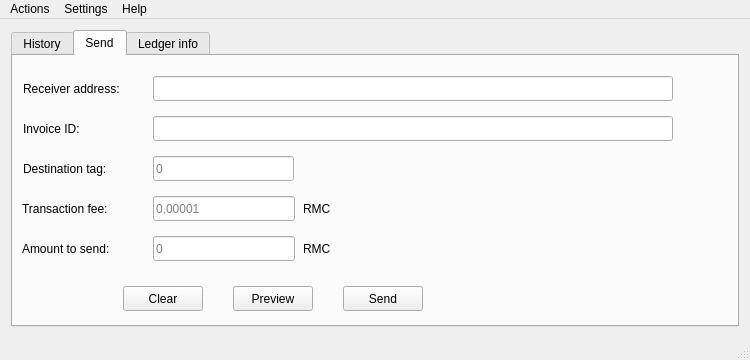
<?xml version="1.0" encoding="UTF-8"?>
<ui version="4.0">
 <class>WalletMain</class>
 <widget class="QMainWindow" name="WalletMain">
  <property name="geometry">
   <rect>
    <x>0</x>
    <y>0</y>
    <width>750</width>
    <height>360</height>
   </rect>
  </property>
  <property name="sizePolicy">
   <sizepolicy hsizetype="Preferred" vsizetype="Preferred">
    <horstretch>0</horstretch>
    <verstretch>0</verstretch>
   </sizepolicy>
  </property>
  <property name="minimumSize">
   <size>
    <width>750</width>
    <height>360</height>
   </size>
  </property>
  <property name="windowTitle">
   <string>RPC Wallet</string>
  </property>
  <widget class="QWidget" name="centralWidget">
   <layout class="QVBoxLayout" name="verticalLayout">
    <item>
     <widget class="QTabWidget" name="tabWidget">
      <property name="currentIndex">
       <number>1</number>
      </property>
      <widget class="QWidget" name="historyTab">
       <property name="toolTip">
        <string>Transaction history</string>
       </property>
       <property name="whatsThis">
        <string>&lt;html&gt;&lt;head/&gt;&lt;body&gt;&lt;p&gt;Transaction history tab&lt;/p&gt;&lt;/body&gt;&lt;/html&gt;</string>
       </property>
       <attribute name="title">
        <string>History</string>
       </attribute>
       <layout class="QGridLayout" name="gridLayout">
        <item row="0" column="0">
         <widget class="TxTable" name="txView">
          <property name="maximumSize">
           <size>
            <width>1000000</width>
            <height>1000000</height>
           </size>
          </property>
          <property name="editTriggers">
           <set>QAbstractItemView::NoEditTriggers</set>
          </property>
          <property name="showGrid">
           <bool>false</bool>
          </property>
          <column>
           <property name="text">
            <string comment="Transaction timestamp">Date</string>
           </property>
           <property name="toolTip">
            <string>Transaction timestamp</string>
           </property>
           <property name="whatsThis">
            <string>Transaction timestamp</string>
           </property>
          </column>
          <column>
           <property name="text">
            <string>Type</string>
           </property>
           <property name="toolTip">
            <string>Transaction type</string>
           </property>
           <property name="whatsThis">
            <string>Transaction type</string>
           </property>
          </column>
          <column>
           <property name="text">
            <string>Transaction ID</string>
           </property>
           <property name="toolTip">
            <string>Transaction hash</string>
           </property>
           <property name="whatsThis">
            <string>Transaction hash</string>
           </property>
          </column>
          <column>
           <property name="text">
            <string>Amount</string>
           </property>
           <property name="toolTip">
            <string>Amount of RMC transaction</string>
           </property>
           <property name="whatsThis">
            <string>Amount of RMC transaction</string>
           </property>
          </column>
          <column>
           <property name="text">
            <string>Tx JSON</string>
           </property>
          </column>
         </widget>
        </item>
       </layout>
      </widget>
      <widget class="QWidget" name="sendTab">
       <property name="toolTip">
        <string>&lt;html&gt;&lt;head/&gt;&lt;body&gt;&lt;p&gt;New transaction form&lt;/p&gt;&lt;/body&gt;&lt;/html&gt;</string>
       </property>
       <attribute name="title">
        <string>Send</string>
       </attribute>
       <widget class="QPushButton" name="sendButton">
        <property name="geometry">
         <rect>
          <x>330</x>
          <y>230</y>
          <width>80</width>
          <height>25</height>
         </rect>
        </property>
        <property name="maximumSize">
         <size>
          <width>100</width>
          <height>16777215</height>
         </size>
        </property>
        <property name="toolTip">
         <string>&lt;html&gt;&lt;head/&gt;&lt;body&gt;&lt;p&gt;Generate and sign transaction then ask for confirmation before making the broadcast to network.&lt;/p&gt;&lt;/body&gt;&lt;/html&gt;</string>
        </property>
        <property name="text">
         <string>Send</string>
        </property>
       </widget>
       <widget class="QLabel" name="receiverLabel">
        <property name="geometry">
         <rect>
          <x>10</x>
          <y>20</y>
          <width>120</width>
          <height>25</height>
         </rect>
        </property>
        <property name="minimumSize">
         <size>
          <width>112</width>
          <height>25</height>
         </size>
        </property>
        <property name="text">
         <string>Receiver address:</string>
        </property>
       </widget>
       <widget class="QLineEdit" name="receiverAddressEdit">
        <property name="geometry">
         <rect>
          <x>140</x>
          <y>20</y>
          <width>520</width>
          <height>25</height>
         </rect>
        </property>
        <property name="minimumSize">
         <size>
          <width>520</width>
          <height>25</height>
         </size>
        </property>
        <property name="toolTip">
         <string>&lt;html&gt;&lt;head/&gt;&lt;body&gt;&lt;p&gt;Receiver address&lt;/p&gt;&lt;/body&gt;&lt;/html&gt;</string>
        </property>
       </widget>
       <widget class="QLabel" name="amountLabel">
        <property name="geometry">
         <rect>
          <x>9</x>
          <y>180</y>
          <width>113</width>
          <height>25</height>
         </rect>
        </property>
        <property name="minimumSize">
         <size>
          <width>112</width>
          <height>25</height>
         </size>
        </property>
        <property name="text">
         <string>Amount to send:</string>
        </property>
       </widget>
       <widget class="QLineEdit" name="amountToSend">
        <property name="geometry">
         <rect>
          <x>140</x>
          <y>180</y>
          <width>142</width>
          <height>25</height>
         </rect>
        </property>
        <property name="minimumSize">
         <size>
          <width>141</width>
          <height>25</height>
         </size>
        </property>
        <property name="maximumSize">
         <size>
          <width>160</width>
          <height>16777215</height>
         </size>
        </property>
        <property name="toolTip">
         <string>&lt;html&gt;&lt;head/&gt;&lt;body&gt;&lt;p&gt;Amount of RMCs to send.&lt;/p&gt;&lt;/body&gt;&lt;/html&gt;</string>
        </property>
        <property name="placeholderText">
         <string>0</string>
        </property>
       </widget>
       <widget class="QLabel" name="rmcLabel">
        <property name="geometry">
         <rect>
          <x>290</x>
          <y>180</y>
          <width>32</width>
          <height>25</height>
         </rect>
        </property>
        <property name="minimumSize">
         <size>
          <width>0</width>
          <height>25</height>
         </size>
        </property>
        <property name="text">
         <string>RMC</string>
        </property>
       </widget>
       <widget class="QPushButton" name="clearButton">
        <property name="geometry">
         <rect>
          <x>110</x>
          <y>230</y>
          <width>80</width>
          <height>25</height>
         </rect>
        </property>
        <property name="maximumSize">
         <size>
          <width>100</width>
          <height>16777215</height>
         </size>
        </property>
        <property name="toolTip">
         <string>&lt;html&gt;&lt;head/&gt;&lt;body&gt;&lt;p&gt;Reset form fields&lt;/p&gt;&lt;/body&gt;&lt;/html&gt;</string>
        </property>
        <property name="text">
         <string>Clear</string>
        </property>
       </widget>
       <widget class="QPushButton" name="previewButton">
        <property name="geometry">
         <rect>
          <x>220</x>
          <y>230</y>
          <width>80</width>
          <height>25</height>
         </rect>
        </property>
        <property name="maximumSize">
         <size>
          <width>100</width>
          <height>16777215</height>
         </size>
        </property>
        <property name="toolTip">
         <string>&lt;html&gt;&lt;head/&gt;&lt;body&gt;&lt;p&gt;Generate and sign transaction as usual. After this will be done, JSON representation will be displayed and you will see a request for confirmation whether this is what you wanted to do.&lt;/p&gt;&lt;/body&gt;&lt;/html&gt;</string>
        </property>
        <property name="text">
         <string>Preview</string>
        </property>
       </widget>
       <widget class="QLabel" name="destinationTagLabel">
        <property name="geometry">
         <rect>
          <x>10</x>
          <y>100</y>
          <width>112</width>
          <height>25</height>
         </rect>
        </property>
        <property name="minimumSize">
         <size>
          <width>112</width>
          <height>25</height>
         </size>
        </property>
        <property name="text">
         <string>Destination tag:</string>
        </property>
       </widget>
       <widget class="QLineEdit" name="destinationTag">
        <property name="geometry">
         <rect>
          <x>140</x>
          <y>100</y>
          <width>141</width>
          <height>25</height>
         </rect>
        </property>
        <property name="minimumSize">
         <size>
          <width>141</width>
          <height>25</height>
         </size>
        </property>
        <property name="toolTip">
         <string>&lt;html&gt;&lt;head/&gt;&lt;body&gt;&lt;p&gt;Arbitrary 8-byte long integer value to identify this payment. Leave empty if you don't need this.&lt;/p&gt;&lt;/body&gt;&lt;/html&gt;</string>
        </property>
        <property name="text">
         <string/>
        </property>
        <property name="placeholderText">
         <string>0</string>
        </property>
       </widget>
       <widget class="QLabel" name="sendTransactionFeeLabel">
        <property name="geometry">
         <rect>
          <x>9</x>
          <y>140</y>
          <width>112</width>
          <height>25</height>
         </rect>
        </property>
        <property name="minimumSize">
         <size>
          <width>112</width>
          <height>25</height>
         </size>
        </property>
        <property name="text">
         <string>Transaction fee:</string>
        </property>
       </widget>
       <widget class="QLineEdit" name="sendTransactionFeeValue">
        <property name="geometry">
         <rect>
          <x>140</x>
          <y>140</y>
          <width>142</width>
          <height>25</height>
         </rect>
        </property>
        <property name="minimumSize">
         <size>
          <width>141</width>
          <height>25</height>
         </size>
        </property>
        <property name="toolTip">
         <string>&lt;html&gt;&lt;head/&gt;&lt;body&gt;&lt;p&gt;Transaction cost, leave empty to use default network settings&lt;/p&gt;&lt;/body&gt;&lt;/html&gt;</string>
        </property>
        <property name="placeholderText">
         <string>0,00001</string>
        </property>
       </widget>
       <widget class="QLabel" name="rmcLabel_2">
        <property name="geometry">
         <rect>
          <x>290</x>
          <y>140</y>
          <width>32</width>
          <height>25</height>
         </rect>
        </property>
        <property name="minimumSize">
         <size>
          <width>0</width>
          <height>25</height>
         </size>
        </property>
        <property name="text">
         <string>RMC</string>
        </property>
       </widget>
       <widget class="QLabel" name="invoiceIDlabel">
        <property name="geometry">
         <rect>
          <x>10</x>
          <y>60</y>
          <width>112</width>
          <height>25</height>
         </rect>
        </property>
        <property name="minimumSize">
         <size>
          <width>112</width>
          <height>25</height>
         </size>
        </property>
        <property name="text">
         <string>Invoice ID:</string>
        </property>
       </widget>
       <widget class="QLineEdit" name="invoiceIdEdit">
        <property name="geometry">
         <rect>
          <x>140</x>
          <y>60</y>
          <width>520</width>
          <height>25</height>
         </rect>
        </property>
        <property name="minimumSize">
         <size>
          <width>520</width>
          <height>25</height>
         </size>
        </property>
        <property name="toolTip">
         <string>&lt;html&gt;&lt;head/&gt;&lt;body&gt;&lt;p&gt;Arbitrary 32-byte hex value to identify this payment. Leave empty if you don't need this.&lt;/p&gt;&lt;/body&gt;&lt;/html&gt;</string>
        </property>
       </widget>
      </widget>
      <widget class="QWidget" name="ledgerInfoTab">
       <attribute name="title">
        <string>Ledger info</string>
       </attribute>
       <layout class="QGridLayout" name="gridLayout_2">
        <item row="6" column="0">
         <widget class="QLabel" name="baseReserveLabel">
          <property name="text">
           <string>Base reserve:</string>
          </property>
         </widget>
        </item>
        <item row="6" column="1">
         <widget class="QLabel" name="baseReserveValue">
          <property name="text">
           <string>-</string>
          </property>
         </widget>
        </item>
        <item row="4" column="0">
         <widget class="QLabel" name="baseFeeLabel">
          <property name="text">
           <string>Base fee:</string>
          </property>
         </widget>
        </item>
        <item row="3" column="1">
         <widget class="QLabel" name="transactionsCount">
          <property name="text">
           <string>-</string>
          </property>
         </widget>
        </item>
        <item row="3" column="0">
         <widget class="QLabel" name="transactionCountLabel">
          <property name="text">
           <string>Transactions:</string>
          </property>
         </widget>
        </item>
        <item row="2" column="0">
         <widget class="QLabel" name="closeTimelabel">
          <property name="text">
           <string>Close time:</string>
          </property>
         </widget>
        </item>
        <item row="4" column="1">
         <widget class="QLabel" name="baseFeeValue">
          <property name="text">
           <string>-</string>
          </property>
         </widget>
        </item>
        <item row="1" column="1">
         <widget class="QLabel" name="latestLedgerHash">
          <property name="text">
           <string>-</string>
          </property>
         </widget>
        </item>
        <item row="2" column="1">
         <widget class="QLabel" name="closeTime">
          <property name="text">
           <string>-</string>
          </property>
         </widget>
        </item>
        <item row="0" column="1">
         <widget class="QLabel" name="latestLedgerNum">
          <property name="text">
           <string>-</string>
          </property>
         </widget>
        </item>
        <item row="1" column="0">
         <widget class="QLabel" name="lastLedgerHashLabel">
          <property name="text">
           <string>Hash:</string>
          </property>
         </widget>
        </item>
        <item row="0" column="0">
         <widget class="QLabel" name="lastLedgerLabel">
          <property name="text">
           <string>Latest ledger:</string>
          </property>
         </widget>
        </item>
        <item row="5" column="0">
         <widget class="QLabel" name="feeReflabel">
          <property name="text">
           <string>Current fee:</string>
          </property>
         </widget>
        </item>
        <item row="5" column="1">
         <widget class="QLabel" name="feeRefValue">
          <property name="text">
           <string>-</string>
          </property>
         </widget>
        </item>
       </layout>
      </widget>
     </widget>
    </item>
   </layout>
  </widget>
  <widget class="QStatusBar" name="statusBar"/>
  <widget class="QMenuBar" name="menuBar">
   <property name="geometry">
    <rect>
     <x>0</x>
     <y>0</y>
     <width>750</width>
     <height>22</height>
    </rect>
   </property>
   <widget class="QMenu" name="menuFile">
    <property name="title">
     <string>Actions</string>
    </property>
    <widget class="QMenu" name="menuKey_management">
     <property name="title">
      <string>Key management</string>
     </property>
     <addaction name="actionExport_key"/>
     <addaction name="actionImport_key"/>
     <addaction name="actionGenerateNew"/>
     <addaction name="actionEncrypt_wallet"/>
    </widget>
    <addaction name="menuKey_management"/>
    <addaction name="actionCopy_account_address"/>
    <addaction name="actionSwitch_account"/>
    <addaction name="separator"/>
    <addaction name="actionReconnect"/>
    <addaction name="actionExit"/>
   </widget>
   <widget class="QMenu" name="menuHelp">
    <property name="title">
     <string>Help</string>
    </property>
    <addaction name="actionAbout"/>
   </widget>
   <widget class="QMenu" name="menuSettings">
    <property name="title">
     <string>Settings</string>
    </property>
    <addaction name="actionProxy"/>
   </widget>
   <addaction name="menuFile"/>
   <addaction name="menuSettings"/>
   <addaction name="menuHelp"/>
  </widget>
  <action name="actionExit">
   <property name="text">
    <string>Exit</string>
   </property>
  </action>
  <action name="actionImport_key">
   <property name="text">
    <string>Import key</string>
   </property>
  </action>
  <action name="actionGenerateNew">
   <property name="text">
    <string>Generate new</string>
   </property>
  </action>
  <action name="actionExport_key">
   <property name="text">
    <string>Export current</string>
   </property>
  </action>
  <action name="actionEncrypt_wallet">
   <property name="text">
    <string>Encrypt wallet</string>
   </property>
  </action>
  <action name="actionCopy_account_address">
   <property name="text">
    <string>Copy account address</string>
   </property>
  </action>
  <action name="actionReconnect">
   <property name="text">
    <string>Reconnect</string>
   </property>
  </action>
  <action name="actionAbout">
   <property name="text">
    <string>About</string>
   </property>
  </action>
  <action name="actionSwitch_account">
   <property name="text">
    <string>Switch account</string>
   </property>
  </action>
  <action name="actionProxy">
   <property name="checkable">
    <bool>false</bool>
   </property>
   <property name="text">
    <string>Proxy settings</string>
   </property>
   <property name="shortcutContext">
    <enum>Qt::WindowShortcut</enum>
   </property>
  </action>
 </widget>
 <layoutdefault spacing="6" margin="11"/>
 <customwidgets>
  <customwidget>
   <class>TxTable</class>
   <extends>QTableWidget</extends>
   <header>txtable.h</header>
  </customwidget>
 </customwidgets>
 <resources/>
 <connections/>
</ui>
